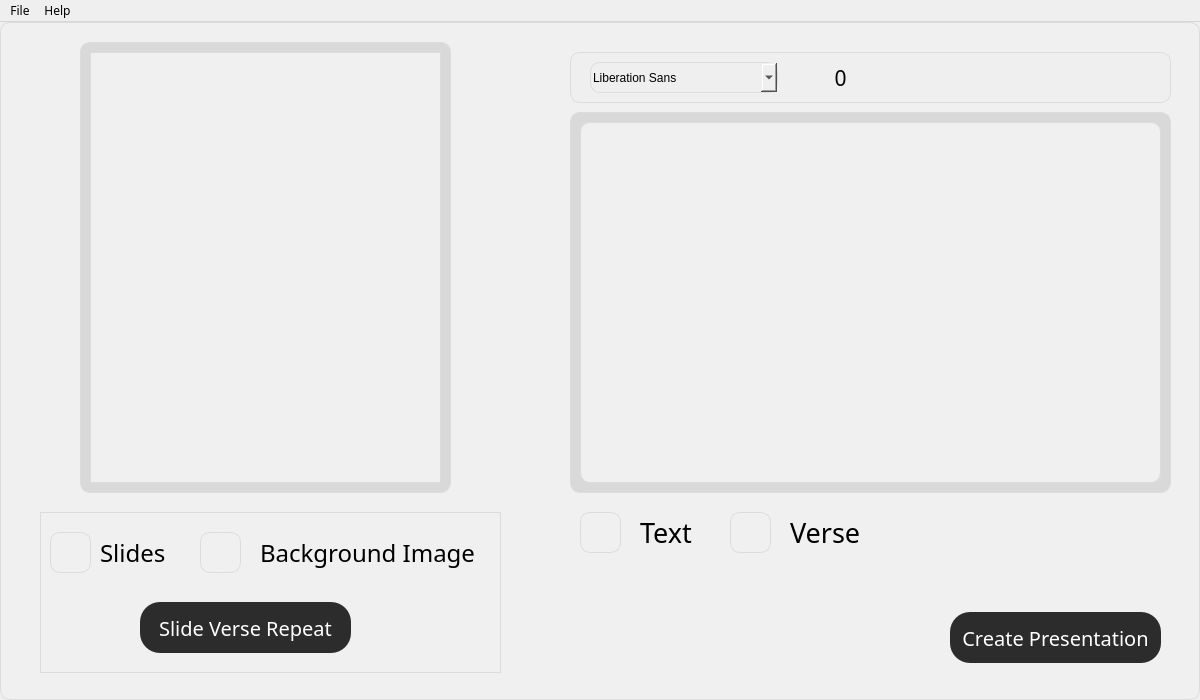
<?xml version="1.0" encoding="UTF-8"?>
<ui version="4.0">
 <class>MainWindow</class>
 <widget class="QMainWindow" name="MainWindow">
  <property name="geometry">
   <rect>
    <x>0</x>
    <y>0</y>
    <width>1200</width>
    <height>700</height>
   </rect>
  </property>
  <property name="font">
   <font>
    <family>Inter 18pt</family>
   </font>
  </property>
  <property name="windowTitle">
   <string>Scripture Slides</string>
  </property>
  <property name="styleSheet">
   <string notr="true"/>
  </property>
  <widget class="QWidget" name="centralwidget">
   <property name="styleSheet">
    <string notr="true">QWidget {
    background-color: #f0f0f0;
    border: 1px solid #dcdcdc;
    border-radius: 10px;
    box-shadow: 3px 3px 8px rgba(0, 0, 0, 0.1);
}

QLabel{
	border: 0px;
}</string>
   </property>
   <widget class="QWidget" name="MainButtons" native="true">
    <property name="geometry">
     <rect>
      <x>40</x>
      <y>490</y>
      <width>461</width>
      <height>161</height>
     </rect>
    </property>
    <property name="font">
     <font>
      <family>Inter 18pt</family>
     </font>
    </property>
    <property name="styleSheet">
     <string notr="true">#MainButtons{
	border-radius: 0px;
}</string>
    </property>
    <widget class="QPushButton" name="pushButton">
     <property name="geometry">
      <rect>
       <x>10</x>
       <y>20</y>
       <width>41</width>
       <height>41</height>
      </rect>
     </property>
     <property name="font">
      <font>
       <pointsize>15</pointsize>
      </font>
     </property>
     <property name="text">
      <string/>
     </property>
     <property name="icon">
      <iconset>
       <normaloff>plus.png</normaloff>plus.png</iconset>
     </property>
     <property name="iconSize">
      <size>
       <width>16</width>
       <height>16</height>
      </size>
     </property>
    </widget>
    <widget class="QLabel" name="label">
     <property name="geometry">
      <rect>
       <x>60</x>
       <y>20</y>
       <width>71</width>
       <height>41</height>
      </rect>
     </property>
     <property name="font">
      <font>
       <family>Inter 18pt</family>
       <pointsize>18</pointsize>
      </font>
     </property>
     <property name="text">
      <string>Slides</string>
     </property>
    </widget>
    <widget class="QPushButton" name="pushButton_2">
     <property name="geometry">
      <rect>
       <x>160</x>
       <y>20</y>
       <width>41</width>
       <height>41</height>
      </rect>
     </property>
     <property name="font">
      <font>
       <pointsize>15</pointsize>
      </font>
     </property>
     <property name="text">
      <string/>
     </property>
     <property name="icon">
      <iconset>
       <normaloff>plus.png</normaloff>plus.png</iconset>
     </property>
    </widget>
    <widget class="QLabel" name="label_2">
     <property name="geometry">
      <rect>
       <x>220</x>
       <y>20</y>
       <width>231</width>
       <height>41</height>
      </rect>
     </property>
     <property name="font">
      <font>
       <family>Inter 18pt</family>
       <pointsize>18</pointsize>
      </font>
     </property>
     <property name="text">
      <string>Background Image</string>
     </property>
    </widget>
    <widget class="QLabel" name="label_5">
     <property name="geometry">
      <rect>
       <x>60</x>
       <y>90</y>
       <width>71</width>
       <height>41</height>
      </rect>
     </property>
     <property name="font">
      <font>
       <family>Inter 18pt</family>
       <pointsize>18</pointsize>
      </font>
     </property>
     <property name="text">
      <string/>
     </property>
    </widget>
    <widget class="QPushButton" name="CreatePresentationButton_2">
     <property name="geometry">
      <rect>
       <x>100</x>
       <y>90</y>
       <width>211</width>
       <height>51</height>
      </rect>
     </property>
     <property name="font">
      <font>
       <family>Inter 18pt</family>
       <pointsize>15</pointsize>
      </font>
     </property>
     <property name="styleSheet">
      <string notr="true">#CreatePresentationButton_2{
    border: none;
    color: white;
    background-color: #2C2C2C;
    border-radius: 20px;
    padding: 10px;
}

#CreatePresentationButton_2:hover {
    border: 2px solid #3498db;
    color: white;
    background-color: #3498db; 
    border-radius: 20px;
}
</string>
     </property>
     <property name="text">
      <string>Slide Verse Repeat</string>
     </property>
    </widget>
   </widget>
   <widget class="QFrame" name="frame">
    <property name="geometry">
     <rect>
      <x>570</x>
      <y>30</y>
      <width>601</width>
      <height>51</height>
     </rect>
    </property>
    <property name="font">
     <font>
      <family>Inter 18pt</family>
     </font>
    </property>
    <property name="styleSheet">
     <string notr="true">Background-color: #EFEFEF;
</string>
    </property>
    <property name="frameShape">
     <enum>QFrame::StyledPanel</enum>
    </property>
    <property name="frameShadow">
     <enum>QFrame::Raised</enum>
    </property>
    <widget class="QFontComboBox" name="fontComboBox">
     <property name="geometry">
      <rect>
       <x>20</x>
       <y>10</y>
       <width>188</width>
       <height>31</height>
      </rect>
     </property>
    </widget>
    <widget class="QPushButton" name="IncreaseFontSize">
     <property name="geometry">
      <rect>
       <x>290</x>
       <y>10</y>
       <width>31</width>
       <height>31</height>
      </rect>
     </property>
     <property name="styleSheet">
      <string notr="true">#IncreaseFontSize{
	Border: 0px
}</string>
     </property>
     <property name="text">
      <string/>
     </property>
     <property name="icon">
      <iconset>
       <normaloff>plus.png</normaloff>plus.png</iconset>
     </property>
     <property name="iconSize">
      <size>
       <width>16</width>
       <height>15</height>
      </size>
     </property>
    </widget>
    <widget class="QPushButton" name="DecreaseFontSize">
     <property name="geometry">
      <rect>
       <x>220</x>
       <y>10</y>
       <width>31</width>
       <height>31</height>
      </rect>
     </property>
     <property name="styleSheet">
      <string notr="true">#DecreaseFontSize{
	Border: 0px
}</string>
     </property>
     <property name="text">
      <string/>
     </property>
     <property name="icon">
      <iconset>
       <normaloff>minus.png</normaloff>minus.png</iconset>
     </property>
     <property name="iconSize">
      <size>
       <width>15</width>
       <height>15</height>
      </size>
     </property>
    </widget>
    <widget class="QLabel" name="FontSize">
     <property name="geometry">
      <rect>
       <x>260</x>
       <y>10</y>
       <width>21</width>
       <height>31</height>
      </rect>
     </property>
     <property name="font">
      <font>
       <family>Inter 18pt</family>
       <pointsize>16</pointsize>
      </font>
     </property>
     <property name="styleSheet">
      <string notr="true">#FontSize{
	background-color:transparent
}</string>
     </property>
     <property name="text">
      <string>0</string>
     </property>
     <property name="alignment">
      <set>Qt::AlignCenter</set>
     </property>
    </widget>
   </widget>
   <widget class="QLabel" name="label_3">
    <property name="geometry">
     <rect>
      <x>640</x>
      <y>490</y>
      <width>71</width>
      <height>41</height>
     </rect>
    </property>
    <property name="font">
     <font>
      <family>Inter 18pt</family>
      <pointsize>20</pointsize>
     </font>
    </property>
    <property name="styleSheet">
     <string notr="true"/>
    </property>
    <property name="text">
     <string>Text</string>
    </property>
   </widget>
   <widget class="QPushButton" name="pushButton_4">
    <property name="geometry">
     <rect>
      <x>580</x>
      <y>490</y>
      <width>41</width>
      <height>41</height>
     </rect>
    </property>
    <property name="font">
     <font>
      <pointsize>15</pointsize>
     </font>
    </property>
    <property name="text">
     <string/>
    </property>
    <property name="icon">
     <iconset>
      <normaloff>plus.png</normaloff>plus.png</iconset>
    </property>
   </widget>
   <widget class="QFrame" name="BackgroundFrame">
    <property name="geometry">
     <rect>
      <x>570</x>
      <y>90</y>
      <width>601</width>
      <height>381</height>
     </rect>
    </property>
    <property name="styleSheet">
     <string notr="true">#BackgroundFrame{
Background-color: #D9D9D9;
border-radius: 10px;
}</string>
    </property>
    <property name="frameShape">
     <enum>QFrame::StyledPanel</enum>
    </property>
    <property name="frameShadow">
     <enum>QFrame::Raised</enum>
    </property>
    <widget class="QGraphicsView" name="graphicsView">
     <property name="geometry">
      <rect>
       <x>10</x>
       <y>10</y>
       <width>581</width>
       <height>361</height>
      </rect>
     </property>
    </widget>
   </widget>
   <widget class="QPushButton" name="CreatePresentationButton">
    <property name="geometry">
     <rect>
      <x>950</x>
      <y>590</y>
      <width>211</width>
      <height>51</height>
     </rect>
    </property>
    <property name="font">
     <font>
      <family>Inter 18pt</family>
      <pointsize>15</pointsize>
     </font>
    </property>
    <property name="styleSheet">
     <string notr="true">#CreatePresentationButton{
    border: none;
    color: white;
    background-color: #2C2C2C;
    border-radius: 20px;
    padding: 10px;
}

#CreatePresentationButton:hover {
    border: 2px solid #3498db;
    color: white;
    background-color: #3498db; 
    border-radius: 20px;
    transition: background-color 0.3s ease, border 0.3s ease; 
}
</string>
    </property>
    <property name="text">
     <string>Create Presentation</string>
    </property>
   </widget>
   <widget class="QFrame" name="BackgroundFrame_2">
    <property name="geometry">
     <rect>
      <x>80</x>
      <y>20</y>
      <width>371</width>
      <height>451</height>
     </rect>
    </property>
    <property name="styleSheet">
     <string notr="true">#BackgroundFrame_2{
Background-color: #D9D9D9;
border-radius: 10px;
}</string>
    </property>
    <property name="frameShape">
     <enum>QFrame::StyledPanel</enum>
    </property>
    <property name="frameShadow">
     <enum>QFrame::Raised</enum>
    </property>
    <widget class="QListWidget" name="listWidget">
     <property name="geometry">
      <rect>
       <x>10</x>
       <y>10</y>
       <width>351</width>
       <height>431</height>
      </rect>
     </property>
     <property name="styleSheet">
      <string notr="true">#listWidget{
	border-radius: 0px;
}</string>
     </property>
    </widget>
   </widget>
   <widget class="QPushButton" name="pushButton_5">
    <property name="geometry">
     <rect>
      <x>730</x>
      <y>490</y>
      <width>41</width>
      <height>41</height>
     </rect>
    </property>
    <property name="font">
     <font>
      <pointsize>15</pointsize>
     </font>
    </property>
    <property name="text">
     <string/>
    </property>
    <property name="icon">
     <iconset>
      <normaloff>plus.png</normaloff>plus.png</iconset>
    </property>
   </widget>
   <widget class="QLabel" name="label_4">
    <property name="geometry">
     <rect>
      <x>790</x>
      <y>490</y>
      <width>81</width>
      <height>41</height>
     </rect>
    </property>
    <property name="font">
     <font>
      <family>Inter 18pt</family>
      <pointsize>20</pointsize>
     </font>
    </property>
    <property name="styleSheet">
     <string notr="true"/>
    </property>
    <property name="text">
     <string>Verse</string>
    </property>
   </widget>
   <zorder>BackgroundFrame_2</zorder>
   <zorder>BackgroundFrame</zorder>
   <zorder>MainButtons</zorder>
   <zorder>frame</zorder>
   <zorder>label_3</zorder>
   <zorder>pushButton_4</zorder>
   <zorder>CreatePresentationButton</zorder>
   <zorder>pushButton_5</zorder>
   <zorder>label_4</zorder>
  </widget>
  <widget class="QMenuBar" name="menubar">
   <property name="geometry">
    <rect>
     <x>0</x>
     <y>0</y>
     <width>1200</width>
     <height>21</height>
    </rect>
   </property>
   <widget class="QMenu" name="menuFile">
    <property name="title">
     <string>File</string>
    </property>
    <widget class="QMenu" name="menuPresets">
     <property name="font">
      <font>
       <family>Inter 18pt</family>
       <pointsize>12</pointsize>
      </font>
     </property>
     <property name="title">
      <string>Presets</string>
     </property>
     <addaction name="actionImport_Preset_2"/>
     <addaction name="actionExport_Preset_2"/>
    </widget>
    <addaction name="menuPresets"/>
    <addaction name="actionSave"/>
   </widget>
   <widget class="QMenu" name="menuHelp">
    <property name="font">
     <font>
      <family>Inter 18pt</family>
     </font>
    </property>
    <property name="title">
     <string>Help</string>
    </property>
    <addaction name="actionInformation"/>
    <addaction name="actionVersion"/>
   </widget>
   <addaction name="menuFile"/>
   <addaction name="menuHelp"/>
  </widget>
  <action name="actionPresets">
   <property name="text">
    <string>Presets</string>
   </property>
  </action>
  <action name="actionImport_Preset">
   <property name="text">
    <string>Import Preset</string>
   </property>
  </action>
  <action name="actionExport_Preset">
   <property name="text">
    <string>Export Preset</string>
   </property>
  </action>
  <action name="actionImport_Preset_2">
   <property name="text">
    <string>Import Preset</string>
   </property>
   <property name="font">
    <font>
     <family>Inter 18pt</family>
    </font>
   </property>
  </action>
  <action name="actionExport_Preset_2">
   <property name="text">
    <string>Export Preset</string>
   </property>
   <property name="font">
    <font>
     <family>Inter 18pt</family>
    </font>
   </property>
  </action>
  <action name="actionSave">
   <property name="text">
    <string>Save as...</string>
   </property>
   <property name="font">
    <font>
     <family>Inter 18pt</family>
    </font>
   </property>
  </action>
  <action name="actionInformation">
   <property name="text">
    <string>Information</string>
   </property>
   <property name="font">
    <font>
     <family>Inter 18pt</family>
    </font>
   </property>
  </action>
  <action name="actionVersion">
   <property name="text">
    <string>Version</string>
   </property>
   <property name="font">
    <font>
     <family>Inter 18pt</family>
    </font>
   </property>
  </action>
 </widget>
 <resources/>
 <connections/>
</ui>
